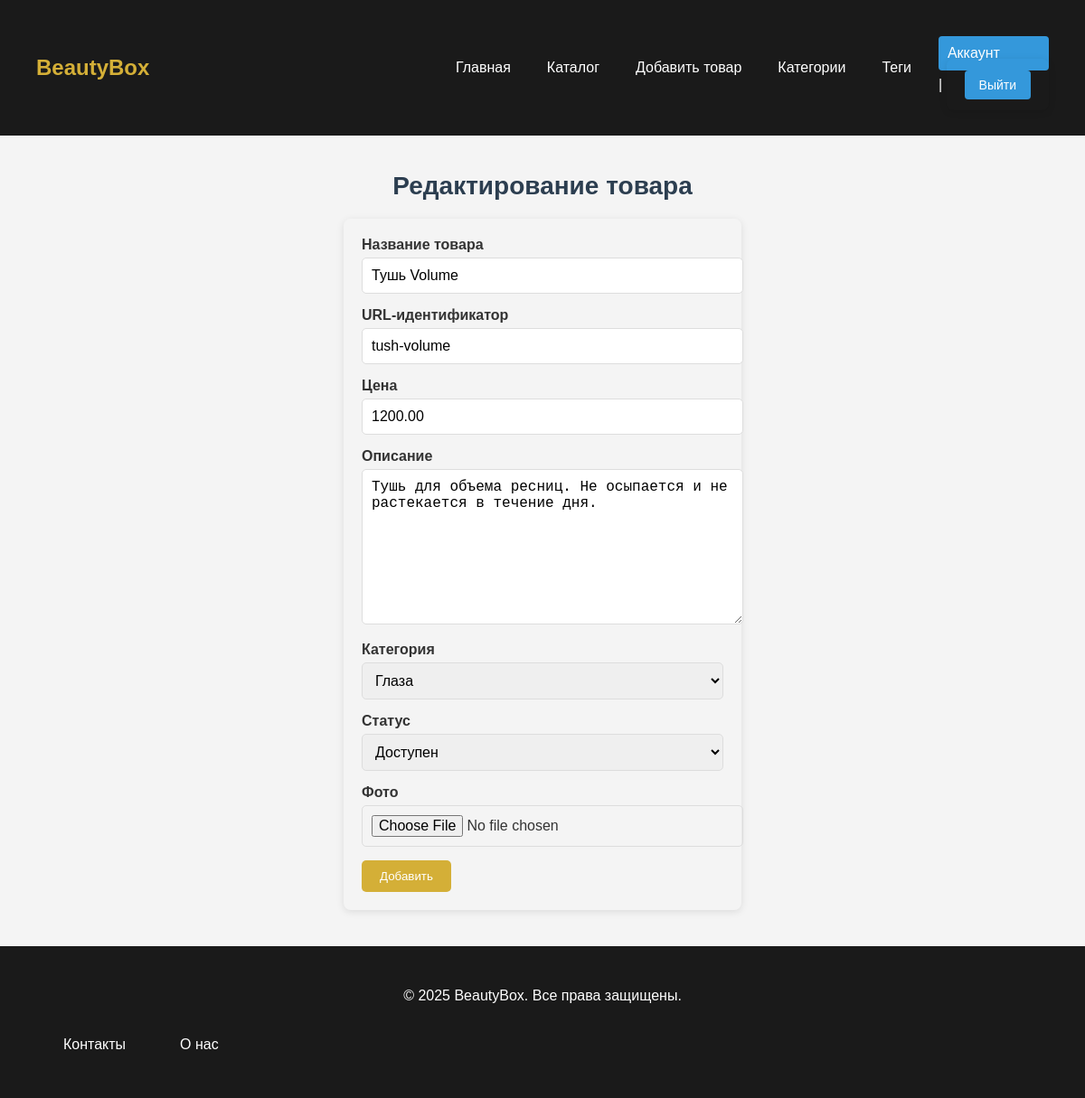
The page /edit/tush-volume/ (signed in) on the database its author committed.
### BeautyBoxApp/models.py (models this page shows, shortened)
class Product(models.Model):
    class ProductStatus(Enum):
        AVAILABLE = 'Доступен'
        OUT_OF_STOCK = 'Нет в наличии'
        COMING_SOON = 'Скоро в продаже'
    photo = models.ImageField(
        upload_to='photos/%Y/%m/%d/',
        default=None,
        blank=True,
        null=True,
        verbose_name="Фото"
    )
    name = models.CharField(max_length=200, verbose_name="Название товара")
    slug = models.SlugField(max_length=200, unique=True, verbose_name="URL-идентификатор")
    price = models.DecimalField(max_digits=10, decimal_places=2, verbose_name="Цена")
    tags = models.ManyToManyField('Tag', blank=True, related_name='products', verbose_name="Теги")
    manufacturer = models.OneToOneField('Manufacturer', on_delete=models.SET_NULL, null=True, blank=True, related_name='product', verbose_name="Производитель")
    description = models.TextField(verbose_name="Описание")
    category = models.ForeignKey(Category, on_delete=models.CASCADE, related_name='products', verbose_name="Категория")
    status = models.CharField(
        max_length=20,
        choices=[(status.name, status.value) for status in ProductStatus],
        default=ProductStatus.AVAILABLE.name,
        verbose_name="Статус"
    )
    created_at = models.DateTimeField(auto_now_add=True, verbose_name="Дата создания")
    updated_at = models.DateTimeField(auto_now=True, verbose_name="Дата обновления")
    created_by = models.ForeignKey(
        get_user_model(),
        on_delete=models.SET_NULL,
        null=True,
        blank=True,
        related_name='created_products',
        verbose_name="Создан пользователем"
    )
    objects = ProductManager()
    class Meta:
        verbose_name = "Товар"
        verbose_name_plural = "Товары"
        ordering = ['-created_at']

### BeautyBoxApp/views.py (the view, shortened to what this page needs)
# urls.py: path('edit/<slug:product_slug>/', views.UpdateProductView.as_view(), name='edit_product'),
class UpdateProductView(LoginRequiredMixin, DataMixin, UpdateView):
    model = Product
    fields = ['name', 'slug', 'price', 'description', 'category', 'status', 'photo']
    template_name = 'cosmetics/add_product.html'
    success_url = reverse_lazy('catalog')
    title_page = 'Редактирование товара'
    slug_url_kwarg = 'product_slug'
    login_url = reverse_lazy('users:login')
    def get_object(self, queryset=None):
        obj = super().get_object(queryset)
        if obj.created_by != self.request.user and not self.request.user.is_superuser:
            raise PermissionDenied("Вы не можете редактировать этот товар.")
        return obj

### BeautyBoxApp/converters.py (called while the page is built)
    def to_python(self, value):
        return value

    def to_url(self, value):
        return value

### BeautyBoxApp/models.py (called while the page is built)
    def __str__(self):
        return self.name

### BeautyBoxApp/templatetags/cosmetic_tags.py (called while the page is built)
@register.simple_tag
def get_categories():
    return Category.objects.all()

@register.inclusion_tag('cosmetics/list_tags.html')
def show_tags():
    tags = Tag.objects.annotate(total=Count('products')).filter(total__gt=0)
    return {'tags': tags}

### templates/cosmetics/add_product.html (shortened to what this page needs)
{% extends 'cosmetics/base.html' %}
{% block content %}
    <h1>{{ title }}</h1>
    <form action="" method="post" class="mb-4">
        {% for field in form %}
            <div class="form-group">
                <label for="{{ field.id_for_label }}">{{ field.label }}</label>
                {{ field }}
            </div>
        {% endfor %}
        <button type="submit" class="btn btn-primary">Добавить</button>
    </form>
{% endblock %}

### static/cosmetics/css/styles.css (style rules this page uses)
body { font-family: Arial, sans-serif; margin: 0; padding: 0; background-color: #f5f5f5; color: #333; min-height: 100vh; display: flex; flex-direction: column; }
h1 { color: #1a1a1a; font-size: 28px; margin-bottom: 20px; }
.btn { background: #d4af37; color: #fff; border: none; padding: 10px 20px; border-radius: 5px; cursor: pointer; display: inline-block; text-decoration: none; margin-right: 5px; }
.form-group { margin-bottom: 15px; }
.form-group label { display: block; margin-bottom: 5px; font-weight: bold; }
.form-group input, .form-group textarea, .form-group select { width: 100%; padding: 10px; border: 1px solid #ddd; border-radius: 5px; font-size: 16px; }
.form-group textarea { height: 150px; }
.btn-primary { background-color: #d4af37; }
.mb-4 { margin-bottom: 20px; }
body { font-family: Arial, sans-serif; margin: 0; padding: 0; background-color: #f4f4f4; color: #333; }
form { max-width: 400px; margin: 20px auto; padding: 20px; border-radius: 8px; box-shadow: 0 2px 8px rgba(0, 0, 0, 0.1); }
h1 { text-align: center; color: #2c3e50; margin: 20px 0; }

### rows shown on the page
Product: form "Тушь Volume" "tush-volume" "1200.00" "Тушь для объема ресниц. Не осыпается и не растекается в течение дня." "Глаза" "Доступен"

### other values the page prints
{{ title }} "Редактирование товара"
{{ field.label }} "Название товара" "URL-идентификатор" "Цена" "Описание" "Категория" "Статус" "Фото"
